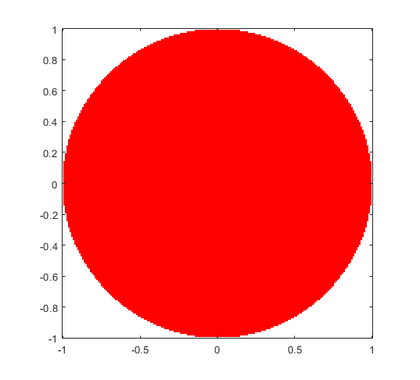
%> input picture FilledUnit.png, 420 x 380 px, shrunk from 537 x 486 before the run
$ octave DiffBoxCounting.m   (GNU Octave 9; MATLAB toolbox functions it lacks are replaced by stand-ins)
%> lines starting %> are read from the running program, lines starting %| are printed output that depends on the picture

% [7 lines of commented-out code are left out]
X= imread('FilledUnit.png');
%> X is the input picture: size 380x420x3 uint8; mean R, G, B 252.8, 133.1, 133.1

X = rgb2gray(X);
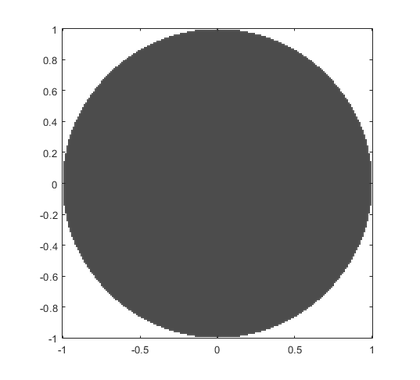
%> X: size 380x420 uint8; min 0, max 255, mean 168.8
axis square;

B=size(X,1);
%> B = 380
temp=B;
%> temp = 380
h=1;
N(h)=0;
L(h)=0;

while temp>1                % temp=1 means each small grid is a pixel. There is no need to continue.
    temp2=0;
    for i=2:99              % select the value of L
        if mod(temp,i)==0
            L(h)=temp/i;temp=L(h);
            break
        end
    end

    for j=1:(B/L(h))       % locate the area of each part of the grid, j is by row, k is by column.
        for k=1:(B/L(h))
            area=X([L(h)*(j-1)+[1:L(h)],L(h)*(k-1)+[1:L(h)]]);
            mn=min(area(1:end));   %minimum gray level
            mx=max(area(1:end));  %maximum gray level
            nr=fix(mx/L(h))-fix(mn/L(h))+1;  %nr(i,j)=l-k+1
            temp2=temp2+nr;
        end
    end
    N(h)=temp2;h=h+1;
end
%> after the loop, L = [190 95 19 1]; N = [4 16 255 255]; temp = 1
r=B./L;
%> r = [2 4 20 380]
p=polyfit(log10(r),log10(N),1); %Best fit line
%> p = [0.756 0.75]
Dimension=p(1)
%> Dimension = 0.756

$ run again, with Plot1.png copied over FilledUnit.png
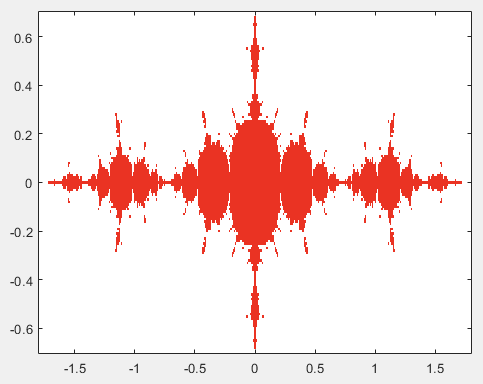
%> input picture Plot1.png, 483 x 384 px
%> X is the input picture: size 384x483x3 uint8; mean R, G, B 247.3, 228.1, 226.4
%> `X = rgb2gray(X);`:
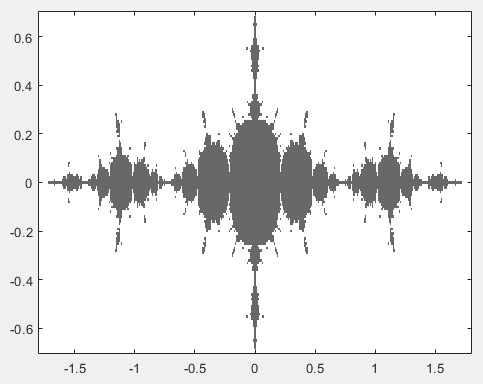
%> X: size 384x483 uint8; min 38, max 255, mean 233.7
%> after the loop `while temp>1`: L = [192 96 48 24 12 6 3 1]; N = [4 16 64 255 255 255 255 255]; temp = 1
%> r = [2 4 8 16 32 64 128 384]
%> p = [0.751 0.922]
%> Dimension = 0.751

$ run again, with Plot4.png copied over FilledUnit.png
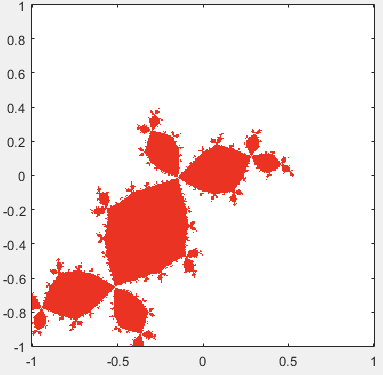
%> input picture Plot4.png, 383 x 375 px
%> X is the input picture: size 375x383x3 uint8; mean R, G, B 246.9, 225.8, 224
%> `X = rgb2gray(X);`:
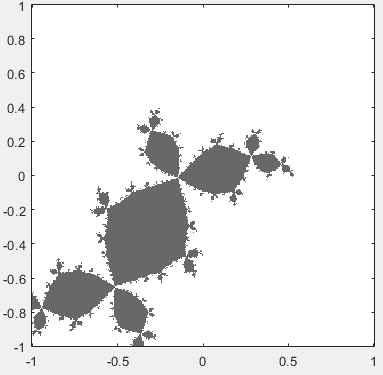
%> X: size 375x383 uint8; min 38, max 255, mean 231.9
%> after the loop `while temp>1`: L = [125 25 5 1]; N = [9 225 255 255]; temp = 1
%> r = [3 15 75 375]
%> p = [0.631 1.07]
%> Dimension = 0.631
